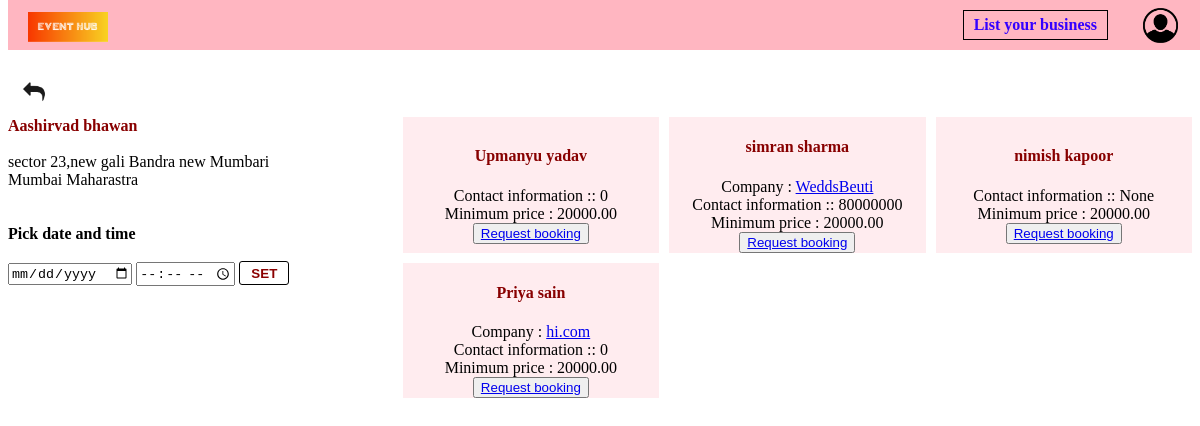
The page /full-package/1/ on the database its author committed.
### EventPlanner/models.py (models this page shows, shortened)
class Venue(models.Model):
    name = models.CharField(max_length=100,null = False,blank = False)
    about = models.TextField(blank = True,null = True)
    min_price = models.DecimalField(max_digits = 10, decimal_places = 2,null = True,blank = True)
    max_capacity = models.IntegerField(null = False,blank = False)
    location = models.TextField(null = False,blank = False)
    city = models.CharField(max_length = 20,null = False,blank = False)
    state = models.CharField(choices = venue_choices,max_length = 50,null = False,blank = False)
    vendors = models.ManyToManyField(User,null = True,blank = True)
    category = models.ManyToManyField(Category)
    service_offered = models.TextField(null = True,blank = True)
    contact_info = models.TextField(null = False,blank = False)
    venue_images = models.ManyToManyField('Image', blank = True,null = True)

class UserProfile(models.Model):
    user = models.OneToOneField(User,on_delete=models.CASCADE)
    user_type = models.CharField(choices=user_type_choices,max_length=50)
    contact_info = models.CharField(max_length = 200,blank = True,null = True,verbose_name='Contact information')
    company_name = models.CharField(max_length =  50,blank = True,null = True)
    website = models.URLField(max_length = 200,blank = True,null = True)
    about = models.TextField(blank = True,null = True)
    city = models.CharField(max_length = 20,null = False,blank = False)
    state = models.CharField(max_length = 20,null = False,blank = False)
    location = models.TextField(blank = True,null = True)
    service_offered = models.TextField(blank = True,null = True)
    profile_picture = models.ImageField(upload_to = 'images/',null = True,blank = True)
    vendor_images = models.ManyToManyField('Image', blank = True,null = True,related_name = 'portfolio_images')

### customer/views.py (the view)
# urls.py: path('full-package/<int:pk>/',views.full_package),
def full_package(request,pk):
    if not request.user.is_authenticated or request.user.userprofile.user_type == 'is_customer':
        venue = Venue.objects.get(id = pk)
        vendors = venue.vendors.all()
        date = request.session.get('date')
        time = request.session.get('time')
        vender_data = {}
        for vendor in vendors:
            vendor_profile = UserProfile.objects.get(user = vendor)
            vender_data[vendor] = vendor_profile
        context = {'venue':venue,'vendors':vendors,'vender_data':vender_data,'date':date,'time':time}
        return render(request,'customer/full-package.html',context)

### customer/templates/customer/full-package.html (shortened to what this page needs)
{% load static %}
<link rel="stylesheet" type="text/css" href="{% static 'customer/css/full-package.css' %}">
<link rel="stylesheet" href="{% static 'EventPlanner/css/navbar.css' %}">
<div class="navbar-div">
    {% include 'navbar.html' %}
</div>
<a href="{{request.META.HTTP_REFERER}}" class="go-back">
    <img src="/static/images/back.png" alt="" width="40px"  >
</a>
<div class="grid-div">
    <div class="venue-info-div">
        <a href="/venue-info/{{venue.id}}/" class="venue-name">{{venue.name}}</a>
        <br><br>
        <div>{{venue.location}}</div>
        <div>{{venue.city}} {{venue.state}}</div>
        <br>
        <br>
        <div><b>Pick date and time</b></div>
        <br>
        <form action="/save-date-time/{{venue.id}}/" id="date-form" method="POST">
            <input type="date" name="date" placeholder="date" required>
            <input type="time" name="time" placeholder="time">
            <input type="submit" value="SET" class="set-button">
        </form>
        <br>
    </div>
    <div class="vendor-info-div">
        {% for vendor,vendor_profile in vender_data.items %}
        <div class="vendor-info" >
                <a href="/event-planner-info/{{vendor.id}}/" class="vendor-name">
                    <h4>{{vendor.first_name}} {{vendor.last_name}}</h4>
                </a>
                {% if vendor_profile.website %}
            <div> Company : <a href="{{vendor_profile.website}}">{{vendor_profile.company_name}}</a> </div>
                {% endif %}
            <div>Contact information :: {{vendor_profile.contact_info}}</div>
            <div>Minimum price : {{venue.min_price}}</div>
            {% if request.user.is_authenticated %}
            {% if request.user.userprofile.user_type == 'is_customer' %}
            <form action="/create-book/" method="POST" id="vendor-form">
                {% csrf_token %}
                <input type="hidden" value="{{venue.id}}" name="venue_id">
                <input type="hidden" value="{{vendor.id}}" name="vendor_id">
                <br>
                {% if date %}
                <button type="submit" class="book-now-button">Book now</button>
                {% endif %}
            </form>
            {% endif %}
            {% else %}
            <button><a href="/login/" class="request-booking-button">Request booking</a></button>
            {% endif %}
        </div>
        {% endfor %}
    </div>
</div>

### staticfiles/customer/css/full-package.css (style rules this page uses)
.go-back { position: relative; top: 70px; left: 7px; text-decoration: none; color: rgb(136, 0, 0); font-weight: bold; }
.grid-div { display: grid; grid-template-columns: 1fr 2fr; margin-top: 80px; }
.vendor-info-div { display: grid; grid-template-columns: 1fr 1fr 1fr; column-gap: 10px; row-gap: 10px; }
.vendor-name,.venue-name { text-decoration: none; color: rgb(136, 0, 0); font-weight: bold; }
.vendor-info { display: flex; flex-direction: column; justify-content: center; align-items: center; border: 2px black; background-color: rgb(255, 236, 239); }
.set-button { font-weight: bold; color: rgb(0, 0, 0); background-color: white; color:darkred; border: solid rgb(0, 0, 0); border-width: 1px; border-radius: 3px; width: 50px; height: 24px; }

### staticfiles/EventPlanner/css/navbar.css (style rules this page uses)
.go-back { position: relative; top: 70px; left: 7px; overflow: hidden; }

### rows shown on the page
Venue: name "Aashirvad bhawan", location "sector 23,new gali Bandra new Mumbari", city "Mumbai", state "Maharastra", min_price "20000.00"

### other values the page prints
{{ vendor.first_name }} "Upmanyu"
{{ vendor.last_name }} "yadav"
{{ vendor_profile.contact_info }} "0"
{{ vendor.first_name }} "simran"
{{ vendor.last_name }} "sharma"
{{ vendor_profile.company_name }} "WeddsBeuti"
{{ vendor_profile.contact_info }} "80000000"
{{ vendor.first_name }} "nimish"
{{ vendor.last_name }} "kapoor"
{{ vendor_profile.contact_info }} "None"
{{ vendor.first_name }} "Priya"
{{ vendor.last_name }} "sain"
{{ vendor_profile.company_name }} "hi.com"
